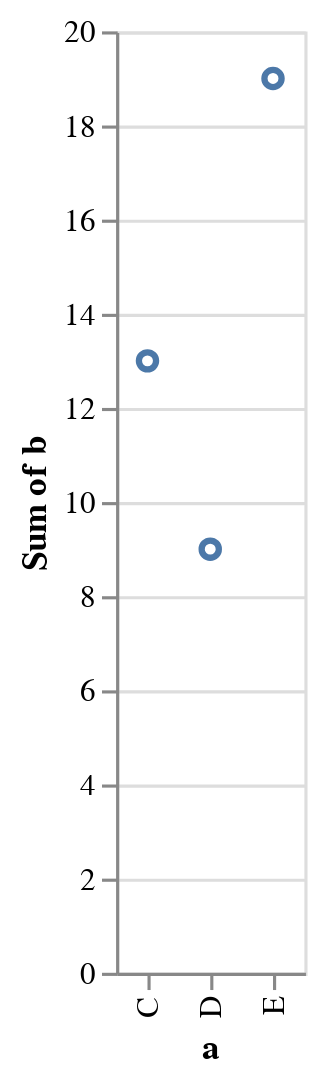

Notebook cell for this chart:
### Markdown cell above
Altair also automatically labels the y axis appropriately to showcase our math :)

Let's try one more. The sum of 'B' variables

### Code cell
alt.Chart(df).mark_point().encode(
    x ='a',
    y='sum(b)'
)

### Figure 1 — Vega-Lite specification as saved in the notebook (floating-point values rounded to 4 significant figures)
{"config": {"view": {"continuousWidth": 400, "continuousHeight": 300}}, "data": {"name": "data-347f1284ea3247c0f55cb966abbdd2d8"}, "mark": "point", "encoding": {"x": {"field": "a", "type": "nominal"}, "y": {"aggregate": "sum", "field": "b", "type": "quantitative"}}, "$schema": "https://vega.github.io/schema/vega-lite/v4.17.0.json", "datasets": {"data-347f1284ea3247c0f55cb966abbdd2d8": [{"a": "C", "b": 2}, {"a": "C", "b": 7}, {"a": "C", "b": 4}, {"a": "D", "b": 1}, {"a": "D", "b": 2}, {"a": "D", "b": 6}, {"a": "E", "b": 8}, {"a": "E", "b": 4}, {"a": "E", "b": 7}]}}
